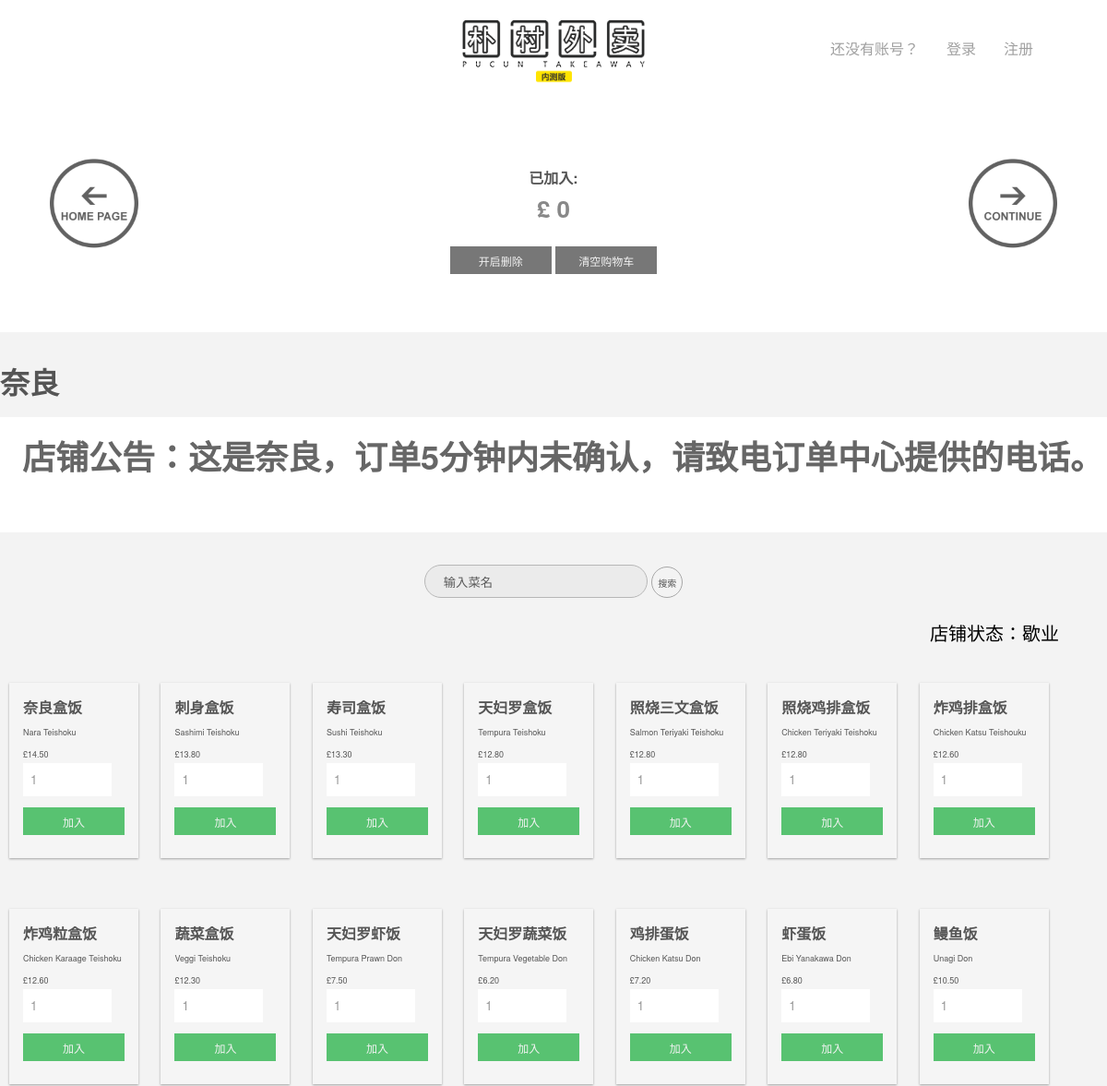
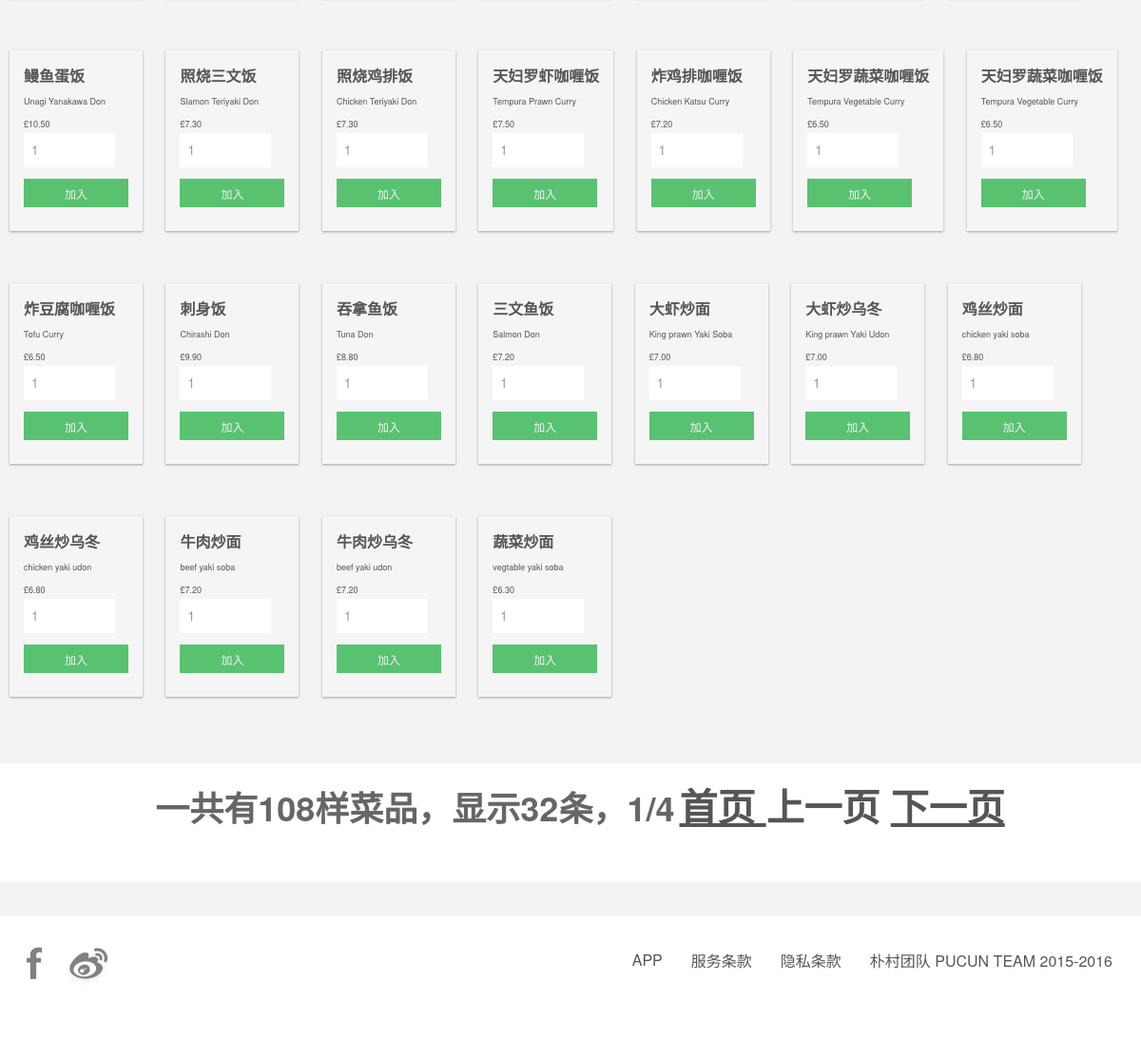
The page /store.php?sid=4 on the database its author committed (2 pictures, top to bottom).
### tables this page shows
CREATE TABLE IF NOT EXISTS `store` (
  `sid` int(11) NOT NULL AUTO_INCREMENT COMMENT '商家ID',
  `sname` text NOT NULL COMMENT '商家名',
  `sstatus` int(11) NOT NULL COMMENT '店铺状态（开/歇业）',
  `sbulletin` text NOT NULL COMMENT '公告板',
  `review` bigint(20) NOT NULL COMMENT '评分',
  `dis` int(11) NOT NULL COMMENT '折扣',
  `smsnumber` text NOT NULL COMMENT '接收短信号码',
  PRIMARY KEY (`sid`)
);

CREATE TABLE IF NOT EXISTS `store4data` (
  `id` int(11) NOT NULL AUTO_INCREMENT,
  `name` text NOT NULL,
  `des` text NOT NULL,
  `price` text NOT NULL,
  `pic` text NOT NULL,
  `top` int(11) NOT NULL,
  PRIMARY KEY (`id`)
);

### services/takeaway/storerowfunc.php (the view, shortened to what this page needs)
<?php
				$sqloid = "select id from store".$sid."data";
				$sqloidrun = mysqli_query($link,$sqloid);
				$rownum = mysqli_num_rows($sqloidrun);
				$show_num=32;
	    		$total_pages=ceil($rownum/$show_num);
	    		$current=isset($_GET['page'])?$_GET['page']:1;
	    		$next=($current==$total_pages)?false:$current+1;
	    		$prev=($current==1)?false:$current-1;
	    		$offset=($current-1)*$show_num;
				$sqlgeto = "select * from store".$sid."data order by top DESC,id limit $offset,$show_num";
				$sqlgetorun = mysqli_query($link,$sqlgeto);
				while($row = mysqli_fetch_array($sqlgetorun)){
					echo "
						<figure>
			    			";
					echo	"
				    		<figcaption>
						    	<a class='name'>".$row['name']."</a> <br>
						    	<a class='detail'>". $row['des'] ."</a> <br>
						    	<a>£</a><a class='price'>".$row['price']."</a><br>
						    	<input type = 'hidden' class='id' value='".$row['id']."'>
						    	<input type='number' class='qty' value='1' />
						    	<button class='add'>加入</button>
				    		</figcaption>
						</figure>
						";
				}
				echo "<div class='smore'>
		    	<figure>
			    	<figcaption>
			    		<b>一共有{$rownum}样菜品，显示{$show_num}条，{$current}/{$total_pages}</b>
			    		<b><a href='".$_SERVER['PHP_SELF']."?page=1'> 首页  </a></b>
			    	";
				if(!$prev){
						echo "<b><a>  上一页   </a></b> ";
				}else{
						echo "<b><a href='".$_SERVER['PHP_SELF']."?page={$prev}'>  上一页   </a></b>";
				}
				if(!$next){
						echo "<b><a>  下一页   </a></b>";
				}else{
						echo "<b><a href='".$_SERVER['PHP_SELF']."?page={$next}'>  下一页   </a></b>";
				}
				echo "</figcaption></figure></div>";
?>

### store.php (shortened to what this page needs)
<!DOCTYPE html>
<html lang="en">
<?php
	include('header.php');
	$storeid = $_GET['sid'];
?>
		    <?php
				include('./services/common/connect.php');
				$sid = "$storeid";
				$sql = "select sbulletin,sstatus,dis,sname from store where sid = '$sid'";
				$sqlrun = mysqli_query($link,$sql);
				$sqlrunt = mysqli_fetch_array($sqlrun);
				if($sqlrunt[1] == "1" ){
					$status = "开业";
				}else{
					$status = "歇业";
				}
				include('navbar.php');
				include('shoppingcart.php');
				echo "
				</header>
				<body>
				<div class='columns'>
				    <h1>$sqlrunt[3]</h1>
					<a class = 'storeID' style='display:none'>".$storeid."</a>
					<form action='bulletin.php' method='post'>
					    <input type = 'hidden' name='asid' value='".$storeid."'>
					</form>
				<div class='smore'>
		    	<figure>
			    	<figcaption>
			    		<b>店铺公告：". $sqlrunt[0]." </b>
			    	</figcaption>
				</figure>
				</div>";
				echo "
					<div class='search'>
				    	<form action='searchfunc.php' method='post'>
								<input type='text' class='sbarinput' name='sc' value='输入菜名'>
								<input type='submit' class='sbarbut' name='ss' value='搜索'>
								<input type = 'hidden' name='asid' value='".$sid."'>
						</form>
					</div>
					";
				echo "<br><p style='font-size:20px;float:right;'>店铺状态："."$status"."  </p><br>";
				echo "<a class = 'storestatus' style='display:none'>"."$sqlrunt[1]"."</a><br><br>";
				include('./services/takeaway/storerowfunc.php');
			?>
		</div>
		<?php include('footer.php');?>
	</body>
</html>

### css/style.css (style rules this page uses)
* { margin:0; padding:0; font-family:"Helvetica Neue","Microsoft YaHei",Helvetica,Arial,sans-serif; }
body { background-color:#f3f3f3; }
h1 { color:#666; }
button { color:#f3f3f3; width:110px; height:30px; font-size: 12px; background-color: #777; border:0px; cursor:pointer; }
input,textarea,select { border:1; }
input[type=submit] { -webkit-transition: all 100ms cubic-bezier(.25,.8,.25,1); -moz-transition: all 100ms ease-in-out; transition: all 100ms ease-in-out; }
.search { position: relative; text-align: center; }
.sbarinput { width: 200px; height: 34px; background-color: #EAEAEA; padding-left: 20px; padding-right: 20px; outline: none; color: #333; border-radius: 34px; opacity: 0.8; border: 1px solid #A7A7A7; }
.sbarbut { background-color: #f3f3f3; color: #555; height: 34px; width:34px; border: 1px solid #A7A7A7; border-radius: 34px; font-size: 10px; -webkit-appearance:none; }
.columns { width:100%; max-width:1400px; margin:30px auto; font-family:"Helvetica Neue",Helvetica,Arial,sans-serif; }
.columns>h1 { color:#555; }
.columns>figure { background:#f5f5f5; border:hidden #333; box-shadow: 0 1px 3px rgba(0,0,0,0.12), 0 1px 2px rgba(0,0,0,0.24); margin: 0 10px 55px; padding-bottom:10px; display: inline-block; colum-break-inside: avoid; -webkit-transition: all 100ms cubic-bezier(.25,.8,.25,1); -moz-transition: all 100ms ease-in-out; transition: all 100ms ease-in-out; }
.columns a { color:#555; font-size:9px; }
.columns>figure>figcaption { font-size: 6 em; color:#999; line-height:1.5; padding:15px; }
.columns>p { margin-right:52px; }
.add { cursor:pointer; background-color:#58c271 !important; }
.name { font-weight: 600 !important; font-size:16px !important; }
.qty { background-color: #fff; color:#999; width:80px; padding:8px; display:block; border:none; border-bottom-width:1px; border-bottom-style:solid; border-bottom-color:#ffffff; margin-bottom: 12px; }
.smore { font-family:"Helvetica Neue",Helvetica,Arial,sans-serif; text-align:center; font-size:18px; }
.smore>figure { width:80%; height:75px; background:#fff; board:hidden; box-shadow:0 1px 12px #999; margin-right:auto; margin-left:auto; margin-top:15px; margin-bottom:35px; }
.smore a { font-size:18px !important; line-height: initial; }
.smore b { font-size:20px !important; line-height: initial; }
.smore>figure>figcaption { color:#666; line-height:13px; padding-top:18px; }
@media screen and (min-height:1080px) { .smore>figure { width:100%; height:125px; box-shadow:none; } }
@media screen and (min-height:1080px) { .smore a { font-size:40px !important; } }
@media screen and (min-height:1080px) { .smore b { font-size:36px !important; } }
@media screen and (min-height:1080px) { .smore>figure>figcaption { text-align: center; width:auto; padding-top:15px; line-height:33px margin-right:20px; margin-left:20px; } }

### rows shown on the page
store: sname "奈良", sbulletin "这是奈良，订单5分钟内未确认，请致电订单中心提供的电话。", sstatus "歇业"
store4data: name "奈良盒饭", des "Nara Teishoku", price "14.50"
store4data: name "刺身盒饭", des "Sashimi Teishoku", price "13.80"
store4data: name "寿司盒饭", des "Sushi Teishoku", price "13.30"
store4data: name "天妇罗盒饭", des "Tempura Teishoku", price "12.80"
store4data: name "照烧三文盒饭", des "Salmon Teriyaki Teishoku", price "12.80"
store4data: name "照烧鸡排盒饭", des "Chicken Teriyaki Teishoku", price "12.80"
store4data: name "炸鸡排盒饭", des "Chicken Katsu Teishouku", price "12.60"
store4data: name "炸鸡粒盒饭", des "Chicken Karaage Teishoku", price "12.60"
store4data: name "蔬菜盒饭", des "Veggi Teishoku", price "12.30"
store4data: name "天妇罗虾饭", des "Tempura Prawn Don", price "7.50"
store4data: name "天妇罗蔬菜饭", des "Tempura Vegetable Don", price "6.20"
store4data: name "鸡排蛋饭", des "Chicken Katsu Don", price "7.20"
store4data: name "虾蛋饭", des "Ebi Yanakawa Don", price "6.80"
store4data: name "鳗鱼饭", des "Unagi Don", price "10.50"
store4data: name "鳗鱼蛋饭", des "Unagi Yanakawa Don", price "10.50"
store4data: name "照烧三文饭", des "Slamon Teriyaki Don", price "7.30"
store4data: name "照烧鸡排饭", des "Chicken Teriyaki Don", price "7.30"
store4data: name "天妇罗虾咖喱饭", des "Tempura Prawn Curry", price "7.50"
store4data: name "炸鸡排咖喱饭", des "Chicken Katsu Curry", price "7.20"
store4data: name "天妇罗蔬菜咖喱饭", des "Tempura Vegetable Curry", price "6.50"
store4data: name "天妇罗蔬菜咖喱饭", des "Tempura Vegetable Curry", price "6.50"
store4data: name "炸豆腐咖喱饭", des "Tofu Curry", price "6.50"
store4data: name "刺身饭", des "Chirashi Don", price "9.90"
store4data: name "吞拿鱼饭", des "Tuna Don", price "8.80"
store4data: name "三文鱼饭", des "Salmon Don", price "7.20"
store4data: name "大虾炒面", des "King prawn Yaki Soba", price "7.00"
store4data: name "大虾炒乌冬", des "King prawn Yaki Udon", price "7.00"
store4data: name "鸡丝炒面", des "chicken yaki soba", price "6.80"
store4data: name "鸡丝炒乌冬", des "chicken yaki udon", price "6.80"
store4data: name "牛肉炒面", des "beef yaki soba", price "7.20"
store4data: name "牛肉炒乌冬", des "beef yaki udon", price "7.20"
store4data: name "蔬菜炒面", des "vegtable yaki soba", price "6.30"

### other values the page prints
$rownum "108"
$show_num "32"
$current "1"
$total_pages "4"
